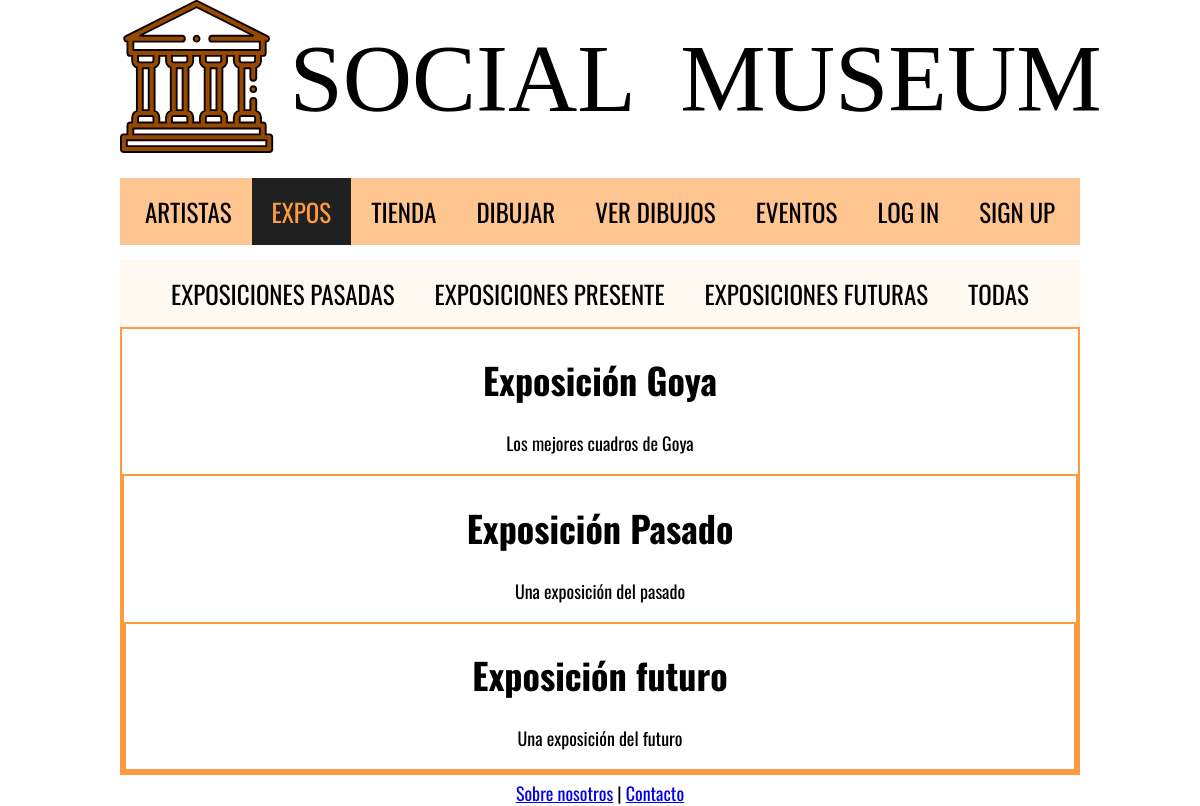
Before: /expos.php with the older database file.
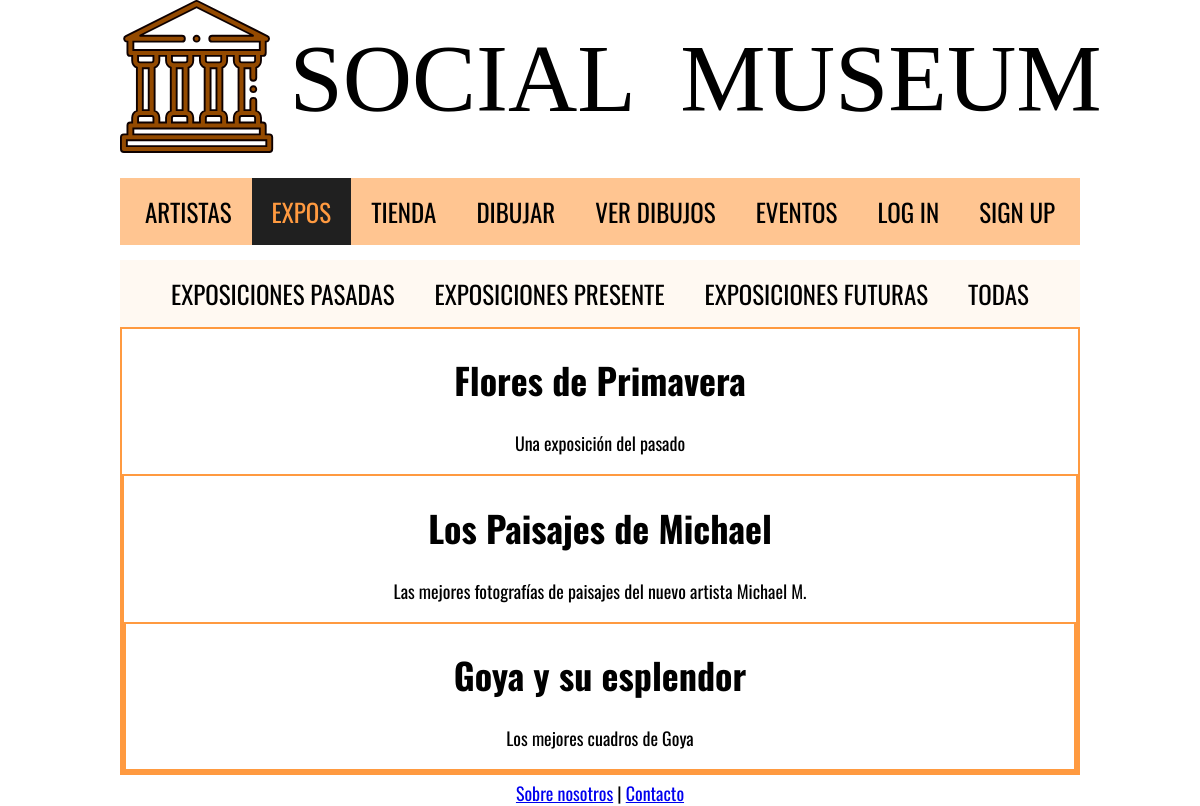
After: the same page with the newer database file.
### tables this page shows
CREATE TABLE `eventos` (
  `id` int(11) NOT NULL,
  `nombre` varchar(25) NOT NULL,
  `tipo` varchar(25) NOT NULL,
  `descripcion` varchar(255) DEFAULT NULL,
  `fecha_ini` date NOT NULL,
  `fecha_fin` date NOT NULL,
  `precio` float NOT NULL DEFAULT 0
);

### includes/Evento.php (called while the page is built, shortened)
<?php
class Evento
{
    private $descripcion;
	private function __construct($nombre, $tipo, $descripcion, $fecha_ini, $fecha_fin, $precio)
    {
        $this->descripcion = $descripcion;
    }
    public function descripcion(){return $this->descripcion;}
    public static function buscaEvento($nombre, $tipo)
    {
        $app = Aplicacion::getInstance();
        $conn = $app->conexionBd();
		$query = sprintf("SELECT * FROM Eventos E WHERE E.nombre = '%s' AND E.tipo = '%s'",$conn->real_escape_string($nombre),$conn->real_escape_string($tipo));
        $rs = $conn->query($query);
        $result = false;
        if ($rs) {
            if ( $rs->num_rows == 1) {
                $fila = $rs->fetch_assoc();
				$evento = new Evento($fila['nombre'], $fila['tipo'], $fila['descripcion'], $fila['fecha_ini'], $fila['fecha_fin'], $fila['precio']);
                $evento->id = $fila['id'];
                $result = $evento;
            }
        } else {
            echo "Error al consultar en la BD: (" . $conn->errno . ") " . utf8_encode($conn->error);
            exit();
        }
        return $result;
    }
	public static function exposPorFecha($moment){
		$query = sprintf("SELECT nombre FROM Eventos WHERE tipo = 'Expo'");
		$app = Aplicacion::getInstance();
        $conn = $app->conexionBd();
        $rs = $conn->prepare($query);
        $rs->execute();
        $expos = $rs->get_result();
		return $expos;
	}
}

### includes/MostradorExpos.php (the view, shortened to what this page needs)
<?php
class MostradorExpos{
    public function muestra(){
        $moment = false;
	   $expos = Evento::exposPorFecha($moment);
        $filas = $expos->num_rows;
        $html = "";
        if($filas == 0){
            $html = <<<EOF
                <p> ¡No hay exposiciones! </p>
            EOF;
        }
        else{
            foreach($expos as $expo){
                $nombre = $expo['nombre'] ?? null;
                $html .= self::muestraExpo($nombre);
                }
            }
            return $html;
        }
	public function muestraExpo($nombre){
		$evento = Evento::buscaEvento($nombre, 'Expo');
        $descripcion = $evento->descripcion();
            $html = <<<EOF
            <div class="product-info">
            <div class="product-text">
            <h1>$nombre</h1>
            <p>$descripcion </p>
            </div>
EOF;
        return $html;
	}
}
?>

Changed rows visible on the page:
removed eventos: nombre "Exposición Goya", descripcion "Los mejores cuadros de Goya"
removed eventos: nombre "Exposición futuro", descripcion "Una exposición del futuro"
changed eventos "Una exposición del pasado": nombre "Exposición Pasado" → "Flores de Primavera"
added eventos: nombre "Los Paisajes de Michael", descripcion "Las mejores fotografías de paisajes del nuevo artista Michael M."
added eventos: nombre "Goya y su esplendor", descripcion "Los mejores cuadros de Goya"
